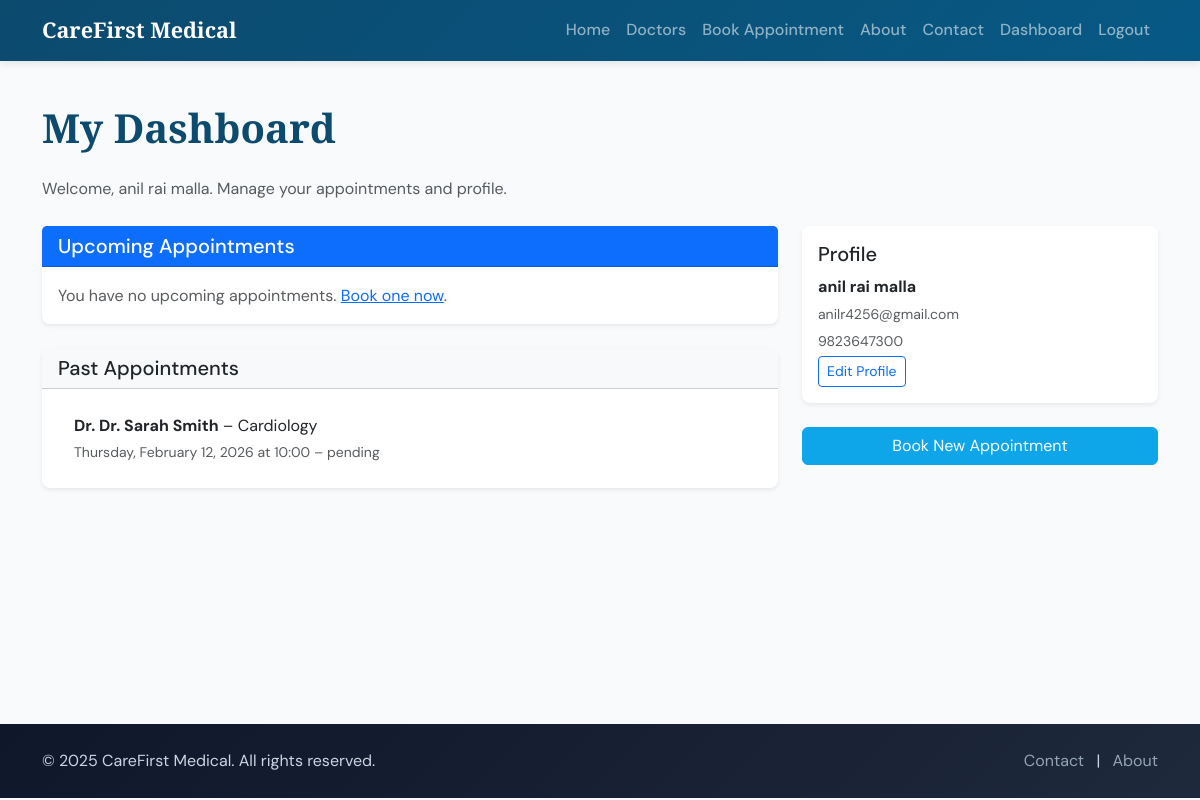
The page /dashboard (signed in) on the database as committed earlier.
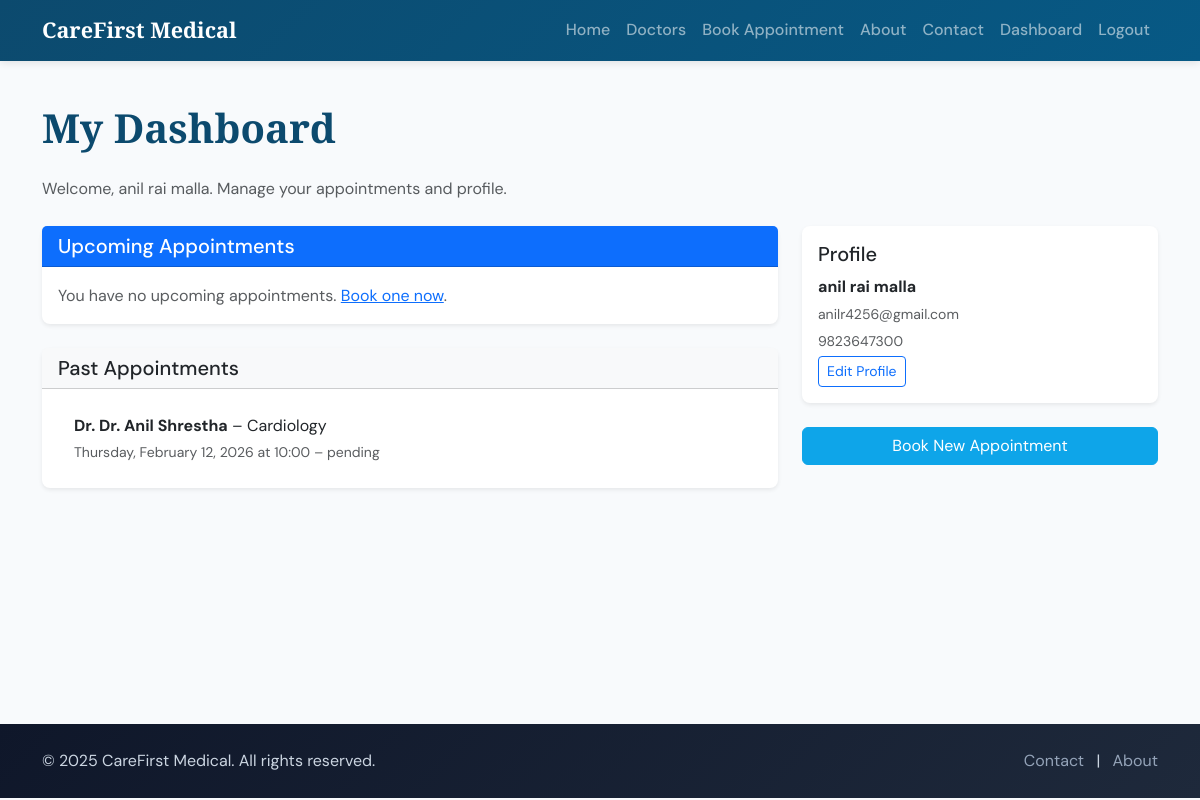
The same page on the database as committed later.
### models.py (models this page shows, shortened)
class Appointment(db.Model):
    __tablename__ = 'appointments'
    appointment_id = db.Column(db.Integer, primary_key=True)
    patient_id = db.Column(db.Integer, db.ForeignKey('users.user_id'), nullable=False)
    doctor_id = db.Column(db.Integer, db.ForeignKey('doctors.doctor_id'), nullable=False)
    appointment_date = db.Column(db.Date, nullable=False)
    appointment_time = db.Column(db.String(20), nullable=False)  # e.g. "09:00"
    status = db.Column(db.String(20), nullable=False, default='pending')
    reason_for_visit = db.Column(db.Text, nullable=True)
    notes = db.Column(db.Text, nullable=True)  # doctor notes after visit
    created_at = db.Column(db.DateTime, default=datetime.utcnow)
    updated_at = db.Column(db.DateTime, default=datetime.utcnow, onupdate=datetime.utcnow)

class User(UserMixin, db.Model):
    __tablename__ = 'users'
    user_id = db.Column(db.Integer, primary_key=True)
    username = db.Column(db.String(80), unique=True, nullable=False, index=True)
    email = db.Column(db.String(120), unique=True, nullable=False, index=True)
    password_hash = db.Column(db.String(256), nullable=False)
    user_role = db.Column(db.String(20), nullable=False, default='patient')  # patient, doctor, admin
    full_name = db.Column(db.String(120), nullable=True)
    phone_number = db.Column(db.String(20), nullable=True)
    date_of_birth = db.Column(db.Date, nullable=True)
    account_creation = db.Column(db.DateTime, default=datetime.utcnow)
    last_login = db.Column(db.DateTime, nullable=True)
    appointments_as_patient = db.relationship(
        'Appointment', backref='patient_user', lazy='dynamic',
        foreign_keys='Appointment.patient_id', cascade='all, delete-orphan'
    )
    doctor_profile = db.relationship(
        'Doctor', backref='user', uselist=False, lazy='joined',
        foreign_keys='Doctor.user_id', cascade='all, delete-orphan'
    )

class Doctor(db.Model):
    __tablename__ = 'doctors'
    doctor_id = db.Column(db.Integer, primary_key=True)
    user_id = db.Column(db.Integer, db.ForeignKey('users.user_id'), nullable=False, unique=True)
    specialization = db.Column(db.String(100), nullable=False)  # Cardiology, Dermatology, etc.
    qualifications = db.Column(db.String(500), nullable=True)
    years_of_experience = db.Column(db.Integer, nullable=True)
    consultation_fee = db.Column(db.Numeric(10, 2), nullable=True)
    available_days = db.Column(db.String(200), nullable=True)  # e.g. "Mon,Tue,Wed,Thu,Fri"
    available_time_slots = db.Column(db.String(500), nullable=True)  # e.g. "09:00,10:00,11:00,14:00,15:00"
    about_text = db.Column(db.Text, nullable=True)
    profile_image_filename = db.Column(db.String(255), nullable=True)
    appointments = db.relationship(
        'Appointment', backref='doctor', lazy='dynamic',
        foreign_keys='Appointment.doctor_id', cascade='all, delete-orphan'
    )

### app.py (the view)
@app.route('/dashboard')
@login_required
def patient_dashboard():
    if current_user.user_role != 'patient':
        return redirect(url_for('doctor_dashboard'))
    upcoming = Appointment.query.filter_by(patient_id=current_user.user_id).filter(
        Appointment.appointment_date >= date.today(),
        Appointment.status.in_(['pending', 'confirmed'])
    ).order_by(Appointment.appointment_date, Appointment.appointment_time).all()
    past = Appointment.query.filter_by(patient_id=current_user.user_id).filter(
        db.or_(
            Appointment.appointment_date < date.today(),
            Appointment.status.in_(['completed', 'cancelled'])
        )
    ).order_by(Appointment.appointment_date.desc(), Appointment.appointment_time.desc()).all()
    return render_template('patient_dashboard.html', upcoming=upcoming, past=past)

### app.py (called while the page is built)
@login_manager.user_loader
def load_user(user_id):
    return User.query.get(int(user_id)) if user_id else None

### templates/patient_dashboard.html (shortened to what this page needs)
{% extends "base.html" %}
{% block content %}
<div class="container py-5">
    <h1 class="section-title mb-4">My Dashboard</h1>
    <p class="text-muted mb-4">Welcome, {{ current_user.full_name or current_user.username }}. Manage your appointments and profile.</p>
    <div class="row">
        <div class="col-lg-8">
            <div class="card border-0 shadow-sm mb-4">
                <div class="card-header bg-primary text-white">
                    <h5 class="mb-0">Upcoming Appointments</h5>
                </div>
                <div class="card-body">
                    {% if upcoming %}
                    <div class="list-group list-group-flush">
                        {% for apt in upcoming %}
                        <div class="list-group-item d-flex justify-content-between align-items-start flex-wrap">
                            <div class="ms-2 me-auto">
                                <strong>Dr. {{ apt.doctor.user.full_name or apt.doctor.user.username }}</strong> – {{ apt.doctor.specialization }}<br>
                                <small class="text-muted">{{ apt.appointment_date.strftime('%A, %B %d, %Y') }} at {{ apt.appointment_time }}</small><br>
                                <small>Reason: {{ apt.reason_for_visit[:80] }}{% if apt.reason_for_visit|length > 80 %}...{% endif %}</small>
                            </div>
                            <form method="post" action="{{ url_for('cancel_appointment', appointment_id=apt.appointment_id) }}" class="d-inline" onsubmit="return confirm('Are you sure you want to cancel this appointment?');">
                                <input type="hidden" name="csrf_token" value="{{ csrf_token() }}">
                                <button type="submit" class="btn btn-outline-danger btn-sm">Cancel</button>
                            </form>
                        </div>
                        {% endfor %}
                    </div>
                    {% else %}
                    <p class="text-muted mb-0">You have no upcoming appointments. <a href="{{ url_for('book_appointment') }}">Book one now</a>.</p>
                    {% endif %}
                </div>
            </div>
            <div class="card border-0 shadow-sm mb-4">
                <div class="card-header bg-light">
                    <h5 class="mb-0">Past Appointments</h5>
                </div>
                <div class="card-body">
                    {% if past %}
                    <div class="list-group list-group-flush">
                        {% for apt in past %}
                        <div class="list-group-item">
                            <strong>Dr. {{ apt.doctor.user.full_name or apt.doctor.user.username }}</strong> – {{ apt.doctor.specialization }}<br>
                            <small class="text-muted">{{ apt.appointment_date.strftime('%A, %B %d, %Y') }} at {{ apt.appointment_time }} – {{ apt.status }}</small>
                        </div>
                        {% endfor %}
                    </div>
                    {% else %}
                    <p class="text-muted mb-0">No past appointments.</p>
                    {% endif %}
                </div>
            </div>
        </div>
        <div class="col-lg-4">
            <div class="card border-0 shadow-sm mb-4">
                <div class="card-body">
                    <h5 class="card-title">Profile</h5>
                    <p class="mb-1"><strong>{{ current_user.full_name or current_user.username }}</strong></p>
                    <p class="small text-muted mb-1">{{ current_user.email }}</p>
                    {% if current_user.phone_number %}<p class="small text-muted mb-1">{{ current_user.phone_number }}</p>{% endif %}
                    <a href="{{ url_for('profile_edit') }}" class="btn btn-outline-primary btn-sm">Edit Profile</a>
                </div>
            </div>
            <a href="{{ url_for('book_appointment') }}" class="btn btn-primary w-100">Book New Appointment</a>
        </div>
    </div>
</div>
{% endblock %}

Rows that differ between the two databases and show on the page:
changed through a linked row, Appointment "pending": doctor.user "Dr. Sarah Smith" → "Dr. Anil Shrestha"
